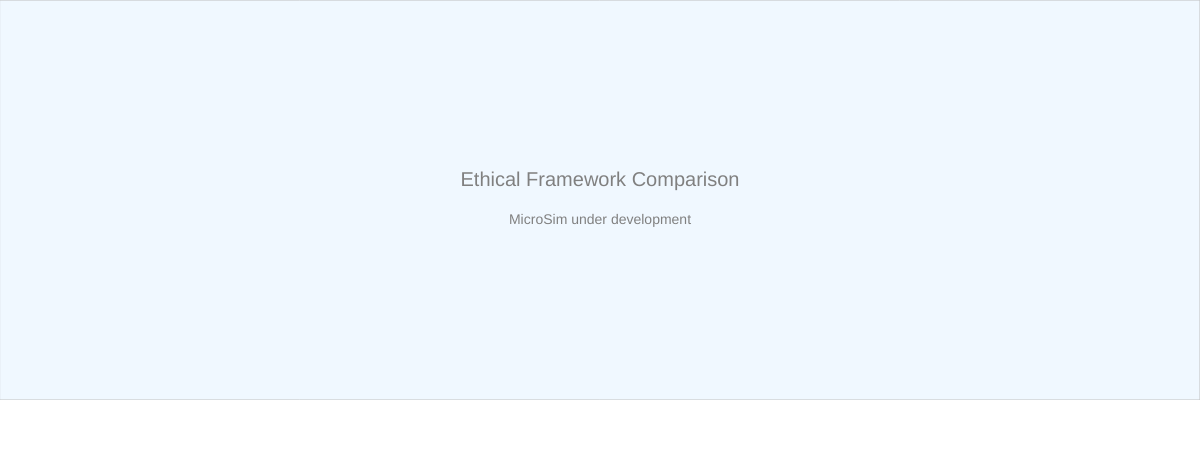
Frame 1 (no input)
Frame 60 (no input): identical to frame 1, image omitted
Frame 120 (the mouse pressed at the canvas centre since frame 60): identical to frame 1, image omitted

The p5.js sketch that drew this single still picture (run headless with seeded random() and noise() and a simulated clock; from frame 60 on, the mouse is pressed at the canvas centre):

// p5.js sketch
// ── sketch.js
// Ethical Framework Comparison
// CANVAS_HEIGHT: 450
let drawHeight = 400;
let controlHeight = 50;
let canvasWidth, canvasHeight;

function updateCanvasSize() {
    const container = document.querySelector('main');
    canvasWidth = container ? container.offsetWidth : windowWidth;
    canvasHeight = drawHeight + controlHeight;
}

function setup() {
    updateCanvasSize();
    const canvas = createCanvas(canvasWidth, canvasHeight);
    canvas.parent(document.querySelector('main'));
    textSize(16);
}

function draw() {
    // Drawing area
    fill('aliceblue');
    stroke('silver');
    strokeWeight(1);
    rect(0, 0, canvasWidth, drawHeight);

    // Control area
    fill('white');
    noStroke();
    rect(0, drawHeight, canvasWidth, controlHeight);

    // Placeholder text
    fill('gray');
    noStroke();
    textAlign(CENTER, CENTER);
    textSize(20);
    text('Ethical Framework Comparison', canvasWidth / 2, drawHeight / 2 - 20);
    textSize(14);
    text('MicroSim under development', canvasWidth / 2, drawHeight / 2 + 20);
}

function windowResized() {
    updateCanvasSize();
    resizeCanvas(canvasWidth, canvasHeight);
}
